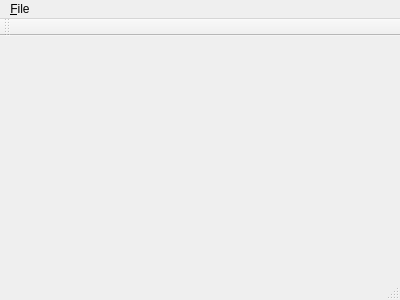
<?xml version="1.0" encoding="UTF-8"?>
<ui version="4.0">
 <class>PEMainWindow</class>
 <widget class="QMainWindow" name="PEMainWindow">
  <property name="geometry">
   <rect>
    <x>0</x>
    <y>0</y>
    <width>400</width>
    <height>300</height>
   </rect>
  </property>
  <property name="windowTitle">
   <string>PEMainWindow</string>
  </property>
  <widget class="QWidget" name="centralWidget"/>
  <widget class="QMenuBar" name="menuBar">
   <property name="geometry">
    <rect>
     <x>0</x>
     <y>0</y>
     <width>400</width>
     <height>22</height>
    </rect>
   </property>
   <widget class="QMenu" name="menu_File">
    <property name="title">
     <string>&amp;File</string>
    </property>
    <addaction name="action_open_file"/>
   </widget>
   <addaction name="menu_File"/>
  </widget>
  <widget class="QToolBar" name="mainToolBar">
   <attribute name="toolBarArea">
    <enum>TopToolBarArea</enum>
   </attribute>
   <attribute name="toolBarBreak">
    <bool>false</bool>
   </attribute>
  </widget>
  <widget class="QStatusBar" name="statusBar"/>
  <action name="action_open_file">
   <property name="text">
    <string>&amp;open file</string>
   </property>
  </action>
 </widget>
 <layoutdefault spacing="6" margin="11"/>
 <resources/>
 <connections/>
</ui>
